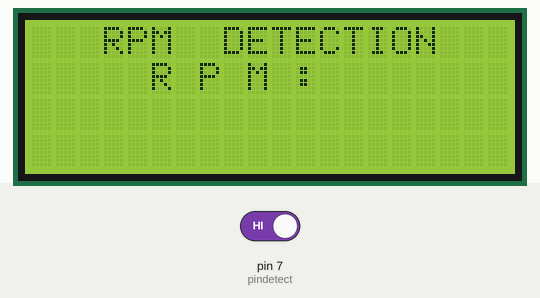
A sketch run on a simulated Arduino Uno, built with avr-gcc and run on an emulated ATmega328P. On the bench: 20×4 character LCD. The inputs (shaded band) are chosen by the test bench; at power-on: pin 7 (pindetect) HIGH.

Above: at 1.3 s.
1.4 s: pin 7 (pindetect) driven LOW
At 5.02 s:
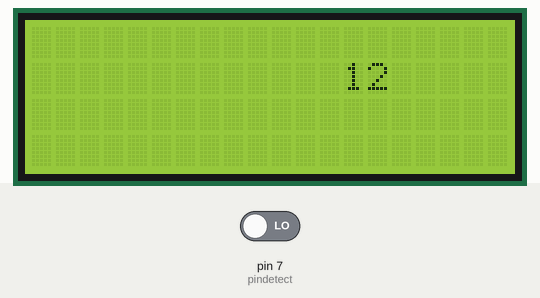
At 6.5 s:
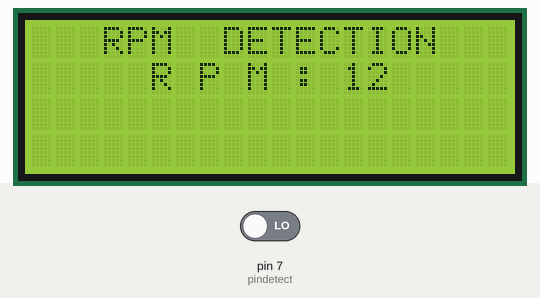
Timing chart, 0 to 8.0 s (numbered marks = the images above; inputs shaded):
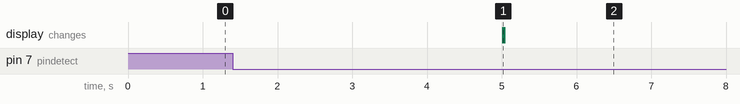

The sketch:

code_of_rpm_detector.ino
```cpp
//==================================================================================||
//Monitoring RPM with LM393 module and LCD with I2C module                          ||
//Author; SLAMET SUPARLAN, instagram @slamets.7 , WhatsApp: +62 858 7000 8869   ||
//DATE  ; MAY 25th, 2019                                                            ||
//==================================================================================||

#include <Wire.h>                 // librarie of wire
#include <LiquidCrystal_I2C.h>    // librarie of LCD I2C
LiquidCrystal_I2C lcd(0x27,20,4); // define I2C address, may be ur I2C addres is different as 0x3F or 0x29, and ur LCD maybe 16,2
int nowstate, paststate;          // condition of pin input
float deteksi;                     // detection of lm393 module for a rotation
unsigned long pasttime;           // previous millis
float rpm;                         // get initial for rpm
int pindetect = 7;                //define pin from lm393 module
void setup()
{
  lcd.init();             //initialitation LCD
  lcd.init();
  lcd.backlight();
  pinMode(pindetect, INPUT);      //define input pin from lm393 module
}
void loop()
{
  lcd.setCursor(3,0); lcd.print("RPM  DETECTION");   //print to LCD
  lcd.setCursor(5,1); lcd.print("R P M : ");
  nowstate=digitalRead(7);  //compare the condition
  if(nowstate!=paststate)
  {
    if(digitalRead(pindetect)==LOW) // this "if" only for adding detection value if input is LOW
    {
      deteksi++;
    }
    paststate=nowstate;   // calibration condition
  }
  if(millis()-pasttime>5000) //this "if" for delaying 5 seconds without delay()
  {
    pasttime=millis();
    lcd.clear(); lcd.setCursor(13,1); lcd.print(rpm,0); //print to LCD
    deteksi=0;
    deteksi=0;
    rpm=0;
  }
  rpm=deteksi*12;         //calibration, 12 only for delaying 5 s, other value is different value
}
```
